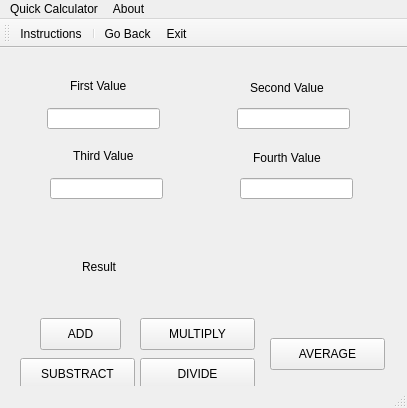
<?xml version="1.0" encoding="UTF-8"?>
<ui version="4.0">
 <class>SimpleCalculator</class>
 <widget class="QMainWindow" name="SimpleCalculator">
  <property name="geometry">
   <rect>
    <x>0</x>
    <y>0</y>
    <width>407</width>
    <height>408</height>
   </rect>
  </property>
  <property name="windowTitle">
   <string>MainWindow</string>
  </property>
  <widget class="QWidget" name="centralwidget">
   <widget class="QLineEdit" name="firstEdit">
    <property name="geometry">
     <rect>
      <x>47</x>
      <y>60</y>
      <width>113</width>
      <height>21</height>
     </rect>
    </property>
   </widget>
   <widget class="QLineEdit" name="secondEdit">
    <property name="geometry">
     <rect>
      <x>237</x>
      <y>60</y>
      <width>113</width>
      <height>21</height>
     </rect>
    </property>
   </widget>
   <widget class="QLabel" name="label">
    <property name="geometry">
     <rect>
      <x>70</x>
      <y>30</y>
      <width>91</width>
      <height>16</height>
     </rect>
    </property>
    <property name="text">
     <string>First Value</string>
    </property>
   </widget>
   <widget class="QLabel" name="label_2">
    <property name="geometry">
     <rect>
      <x>250</x>
      <y>30</y>
      <width>91</width>
      <height>20</height>
     </rect>
    </property>
    <property name="text">
     <string>Second Value</string>
    </property>
   </widget>
   <widget class="QLabel" name="label_3">
    <property name="geometry">
     <rect>
      <x>82</x>
      <y>211</y>
      <width>59</width>
      <height>16</height>
     </rect>
    </property>
    <property name="text">
     <string>Result</string>
    </property>
   </widget>
   <widget class="QLabel" name="Result">
    <property name="geometry">
     <rect>
      <x>140</x>
      <y>210</y>
      <width>181</width>
      <height>21</height>
     </rect>
    </property>
    <property name="text">
     <string/>
    </property>
    <property name="alignment">
     <set>Qt::AlignCenter</set>
    </property>
   </widget>
   <widget class="QPushButton" name="SumButton">
    <property name="geometry">
     <rect>
      <x>40</x>
      <y>270</y>
      <width>81</width>
      <height>32</height>
     </rect>
    </property>
    <property name="text">
     <string>ADD</string>
    </property>
   </widget>
   <widget class="QPushButton" name="MinusButton">
    <property name="geometry">
     <rect>
      <x>20</x>
      <y>310</y>
      <width>115</width>
      <height>32</height>
     </rect>
    </property>
    <property name="text">
     <string>SUBSTRACT</string>
    </property>
   </widget>
   <widget class="QPushButton" name="MultipyButton">
    <property name="geometry">
     <rect>
      <x>140</x>
      <y>270</y>
      <width>115</width>
      <height>32</height>
     </rect>
    </property>
    <property name="text">
     <string>MULTIPLY</string>
    </property>
   </widget>
   <widget class="QPushButton" name="pushButton">
    <property name="geometry">
     <rect>
      <x>140</x>
      <y>310</y>
      <width>115</width>
      <height>32</height>
     </rect>
    </property>
    <property name="text">
     <string>DIVIDE</string>
    </property>
   </widget>
   <widget class="QPushButton" name="AverageButton">
    <property name="enabled">
     <bool>true</bool>
    </property>
    <property name="geometry">
     <rect>
      <x>270</x>
      <y>290</y>
      <width>115</width>
      <height>32</height>
     </rect>
    </property>
    <property name="text">
     <string>AVERAGE</string>
    </property>
   </widget>
   <widget class="QLabel" name="label_5">
    <property name="geometry">
     <rect>
      <x>73</x>
      <y>100</y>
      <width>91</width>
      <height>16</height>
     </rect>
    </property>
    <property name="text">
     <string>Third Value</string>
    </property>
   </widget>
   <widget class="QLabel" name="label_6">
    <property name="geometry">
     <rect>
      <x>253</x>
      <y>100</y>
      <width>91</width>
      <height>20</height>
     </rect>
    </property>
    <property name="text">
     <string>Fourth Value</string>
    </property>
   </widget>
   <widget class="QLineEdit" name="fourthEdit">
    <property name="geometry">
     <rect>
      <x>240</x>
      <y>130</y>
      <width>113</width>
      <height>21</height>
     </rect>
    </property>
   </widget>
   <widget class="QLineEdit" name="thirdEdit">
    <property name="geometry">
     <rect>
      <x>50</x>
      <y>130</y>
      <width>113</width>
      <height>21</height>
     </rect>
    </property>
   </widget>
  </widget>
  <widget class="QMenuBar" name="menubar">
   <property name="geometry">
    <rect>
     <x>0</x>
     <y>0</y>
     <width>407</width>
     <height>22</height>
    </rect>
   </property>
   <widget class="QMenu" name="menuQuick_Calculator">
    <property name="title">
     <string>Quick Calculator</string>
    </property>
    <addaction name="actionGo_Back"/>
    <addaction name="actionExit"/>
   </widget>
   <widget class="QMenu" name="menuAbout">
    <property name="title">
     <string>About</string>
    </property>
    <addaction name="actionInstructions"/>
   </widget>
   <addaction name="menuQuick_Calculator"/>
   <addaction name="menuAbout"/>
  </widget>
  <widget class="QStatusBar" name="statusbar"/>
  <widget class="QToolBar" name="toolBar">
   <property name="windowTitle">
    <string>toolBar</string>
   </property>
   <attribute name="toolBarArea">
    <enum>TopToolBarArea</enum>
   </attribute>
   <attribute name="toolBarBreak">
    <bool>false</bool>
   </attribute>
   <addaction name="actionInstructions"/>
   <addaction name="separator"/>
   <addaction name="actionGo_Back"/>
   <addaction name="actionExit"/>
  </widget>
  <action name="actionGo_Back">
   <property name="text">
    <string>Go Back</string>
   </property>
  </action>
  <action name="actionExit">
   <property name="text">
    <string>Exit</string>
   </property>
  </action>
  <action name="actionInstructions">
   <property name="text">
    <string>Instructions</string>
   </property>
  </action>
 </widget>
 <resources/>
 <connections/>
</ui>
